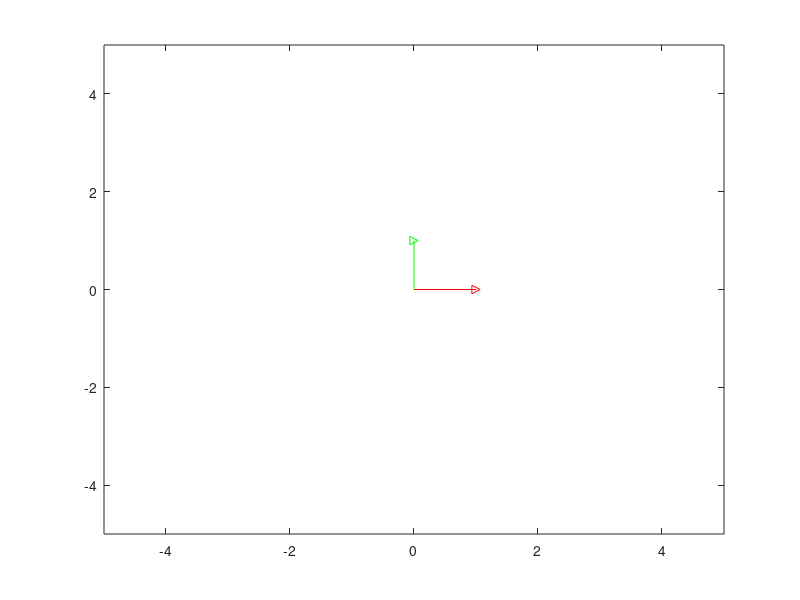

This figure's MATLAB source:
function Planos2D()
figure; hold on;

L = 1;

plot([0 L],[0 0], 'r'); plot3([L],[0],[0], '>r');
plot([0 0],[0 L], 'g'); plot3([0],[L],[0], '>g');

marco = 5;

axis([-marco marco -marco marco]);
box on;
end